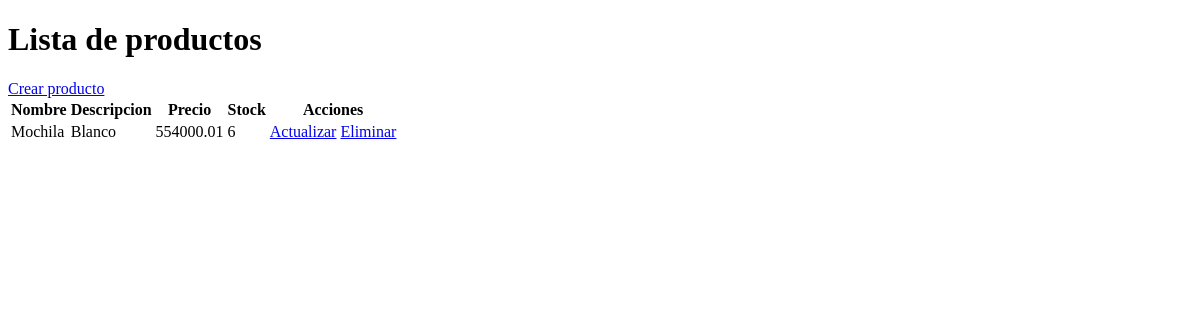
The app's page /producto/, older data.
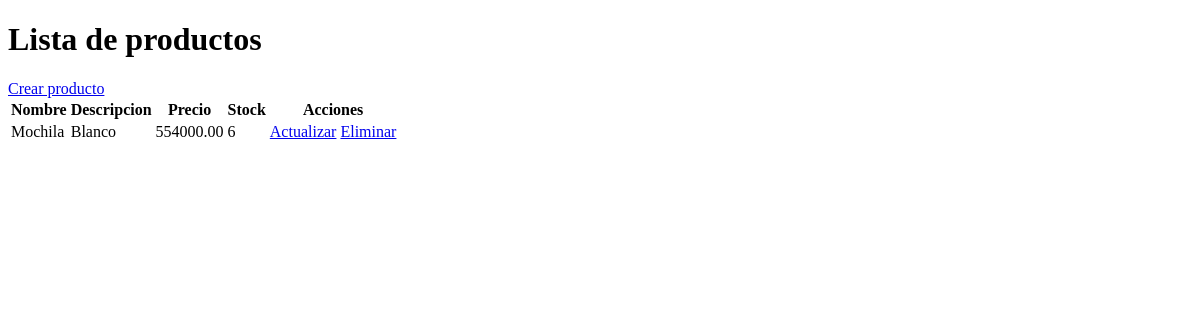
The same page, newer data.
### producto/models.py (models this page shows, shortened)
class Producto(models.Model):
    nombre = models.CharField(max_length=100)
    descripcion = models.TextField()
    precio = models.DecimalField(max_digits=10, decimal_places=2)
    stock = models.IntegerField()

### producto/views.py (the view)
# urls.py: path('producto/', views.lista_productos, name='lista_productos'),
def lista_productos(request):
    productos = Producto.objects.all()
    return render(request, 'lista_productos.html', {'productos': productos})

### producto/templates/lista_productos.html (shortened to what this page needs)
<!DOCTYPE html>
<html>
<head>
</head>
<body>
    <h1>Lista de productos</h1>
    <a href="{% url 'crear_producto' %}">Crear producto</a>
    <table>
        <thead>
            <tr>
                <th>Nombre</th>
                <th>Descripcion</th>
                <th>Precio</th>
                <th>Stock</th>
                <th>Acciones</th>
            </tr>
        </thead>
        <tbody>
            {% for producto in productos %}
            <tr>
                <td>{{ producto.nombre }}</td>
                <td>{{ producto.descripcion }}</td>
                <td>{{ producto.precio }}</td>
                <td>{{ producto.stock }}</td>
                <td>
                    <a href="{% url 'actualizar_producto' producto.pk %}">Actualizar</a>
                    <a href="{% url 'eliminar_producto' producto.pk %}">Eliminar</a>
                </td>
            </tr>
            {% endfor %}
        </tbody>
    </table>
</body>
</html>

Row changes from the older to the newer data that the page shows:
changed Producto "Mochila": precio "554000.01" → "554000.00"
